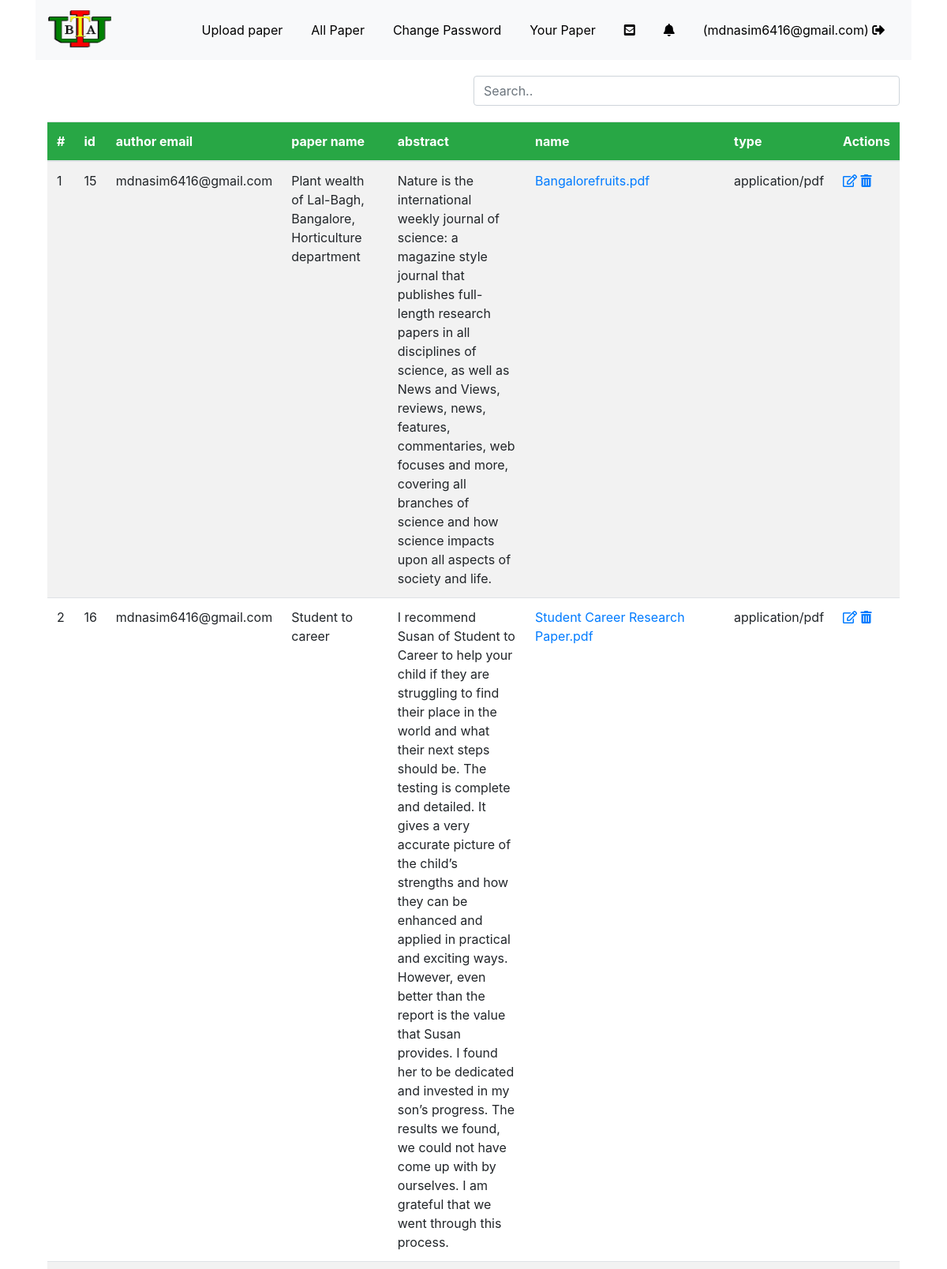
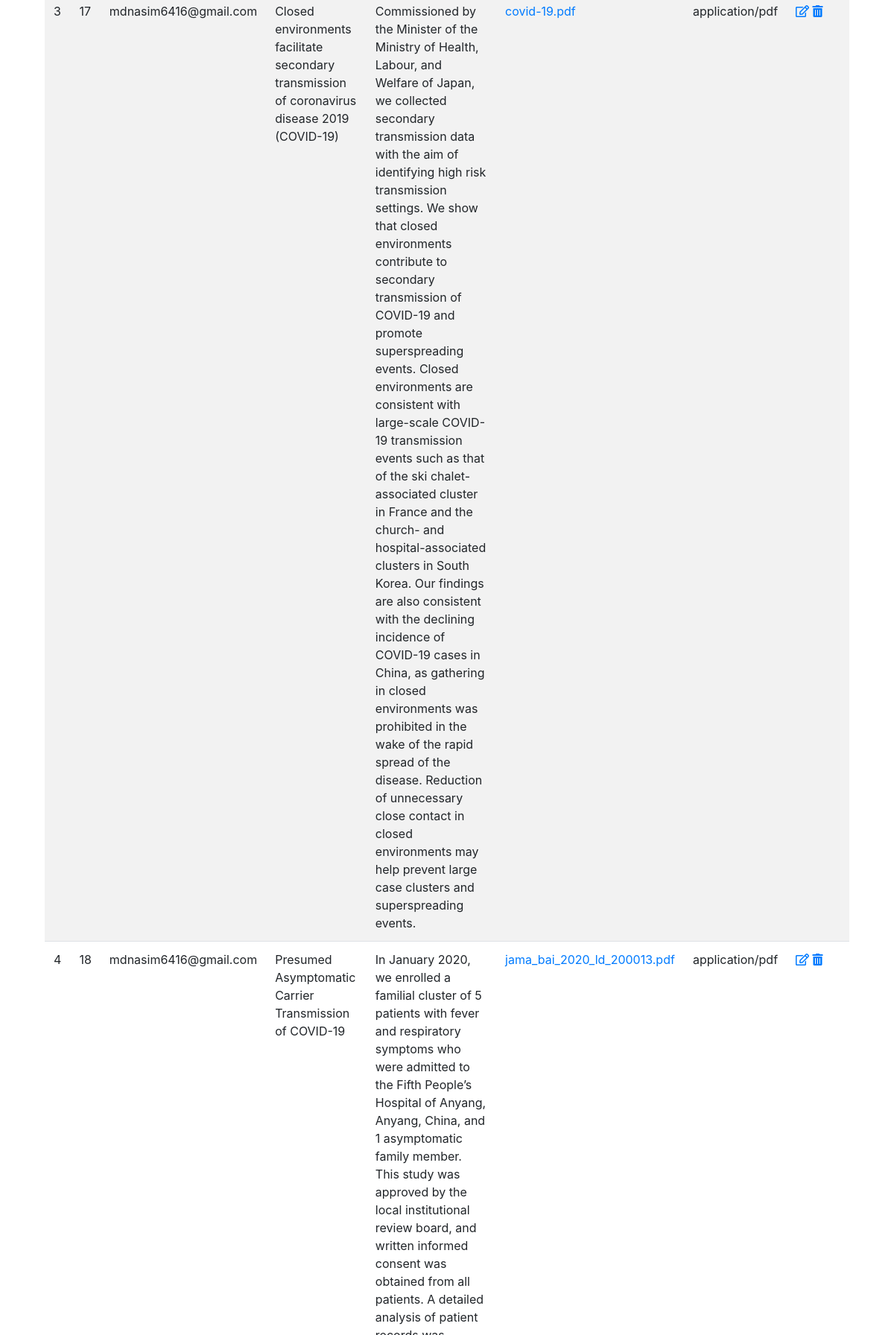
The app's page /php/author-paper-show.php (signed in, upper part) with its own data (2 pictures, top to bottom).
### tables this page shows
CREATE TABLE `paper` (
  `id` int(11) NOT NULL,
  `authoremail` varchar(100) NOT NULL,
  `papername` varchar(255) NOT NULL,
  `abstract` varchar(8000) NOT NULL,
  `name` varchar(255) NOT NULL,
  `type` varchar(255) NOT NULL
);

### php/author-paper-show.php (the view, shortened to what this page needs)
<?php
if(strlen($_SESSION['alogin'])=="")
    {
    header("Location: login.php");
    }
    else
    {
        $authoremail = $_SESSION["email"];
?>
<!DOCTYPE html>
<html lang="en">
<head>
    <link rel="stylesheet" href="../css/bootstrap.min.css">
</head>
<body>
<div class="container">
    <?php
    include 'author-header.php';
    ?>
    <div class="content-container">
<div class="main-page">
    <div class="container-fluid">
        <div class="row page-title-div">
    <section class="section">
        <div class="container-fluid">
            <div class="row">
                <div class="col-md-12">
                                <div style="margin-top:20px;float:right;width:50%;margin-bottom:20px;">
                                <input id="myInput" class="form-control" type="text" placeholder="Search..">
                               </div>
                        <div class="panel-body p-20">
<table class="table table-striped" id="myTable"  cellspacing="0" width="100%">
    <thead>
        <tr class='bg-success text-white'>
            <th class="result-color1" scope="col">#</th>
            <th class="result-color1">id</th>
            <th class="result-color1">author email</th>
            <th class="result-color1">paper name</th>
            <th class="result-color1">abstract</th>
            <th class="result-color1">name</th>
            <th class="result-color1">type</th>
            <th class="result-color1">Actions</th>
        </tr>
    </thead>
    <tbody>
<?php $sql = "SELECT paper.id,paper.authoremail,paper.papername,paper.abstract,paper.name,paper.type from paper WHERE authoremail='$authoremail' ";
$query = $dbh->prepare($sql);
$query->execute();
$results=$query->fetchAll(PDO::FETCH_OBJ);
$cnt=1;
if($query->rowCount() > 0)
{
foreach($results as $result)
{   ?>
<tr>
<td><?php echo htmlentities($cnt);?></td><td class="result-color1"><?php echo htmlentities($result->id);?></td>
            <td ><?php echo htmlentities($result->authoremail);?></td>
            <td ><?php echo htmlentities($result->papername);?></td>
            <td ><?php echo htmlentities($result->abstract);?></td>
            <td title="download">
                <a href="paper-download.php?id=<?php echo htmlentities($result->id);?>"><?php echo htmlentities($result->name);?></a>
                </td>
            <td ><?php echo htmlentities($result->type);?></td>
<td >
<a href="edit_symptoms.php?stid=<?php echo htmlentities($result->id);?>"><i class="far fa-edit" title="Edit"></i></a>
<a href="delete-paper.php?id=<?php echo htmlentities($result->id);?>&name=../documents/<?php echo htmlentities($result->name);?>"onclick="return confirm('Are you sure you want to delete this item?');"><i class="fas fa-trash-alt" title="Delete"></i></a>
</td>
</tr>
<?php $cnt=$cnt+1;}} ?>
    </tbody>
</table>
</div>
                    </div>
                </div>
        </div>
    </section>
</div>
</div>
</div>
</div>
</body>
</html>
<?php } ?>

### records on screen
paper: id "15", authoremail "mdnasim6416@gmail.com", papername "Plant wealth of Lal-Bagh, Bangalore, Horticulture department", abstract "Nature is the international weekly journal of science: a magazine style journal that publishes full-length research papers in all disciplines of science, as well as News and Views, reviews, news, features, commentaries, web focuses and more, covering all branches of science and how science impacts upon all aspects of society and life.", name "Bangalorefruits.pdf", type "application/pdf"
paper: id "16", authoremail "mdnasim6416@gmail.com", papername "Student to career", abstract "I recommend Susan of Student to Career to help your child if they are struggling to find their place in the world and what their next steps should be. The testing is complete and detailed. It gives a very accurate picture of the child’s strengths and how they can be enhanced and applied in practical and exciting ways. However, even better than the report is the value that Susan provides. I found her to be dedicated and invested in my son’s progress. The results we found, we could not have come up with by ourselves. I am grateful that we went through this process.", name "Student Career Research Paper.pdf", type "application/pdf"
paper: id "17", authoremail "mdnasim6416@gmail.com", papername "Closed environments facilitate secondary transmission of coronavirus disease 2019 (COVID-19)", abstract "Commissioned by the Minister of the Ministry of Health, Labour, and Welfare of Japan, we collected secondary transmission data with the aim of identifying high risk transmission settings. We show that closed environments contribute to secondary transmission of COVID-19 and promote superspreading events. Closed environments are consistent with large-scale COVID-19 transmission events such as that of the ski chalet-associated cluster in France and the church- and hospital-associated clusters in South Korea. Our findings are also consistent with the declining incidence of COVID-19 cases in China, as gathering in closed environments was prohibited in the wake of the rapid spread of the disease.…", name "covid-19.pdf", type "application/pdf"
paper: id "18", authoremail "mdnasim6416@gmail.com", papername "Presumed Asymptomatic Carrier Transmission of COVID-19", name "jama_bai_2020_ld_200013.pdf", type "application/pdf"

### other values on screen
$_SESSION["email"] "mdnasim6416@gmail.com"
